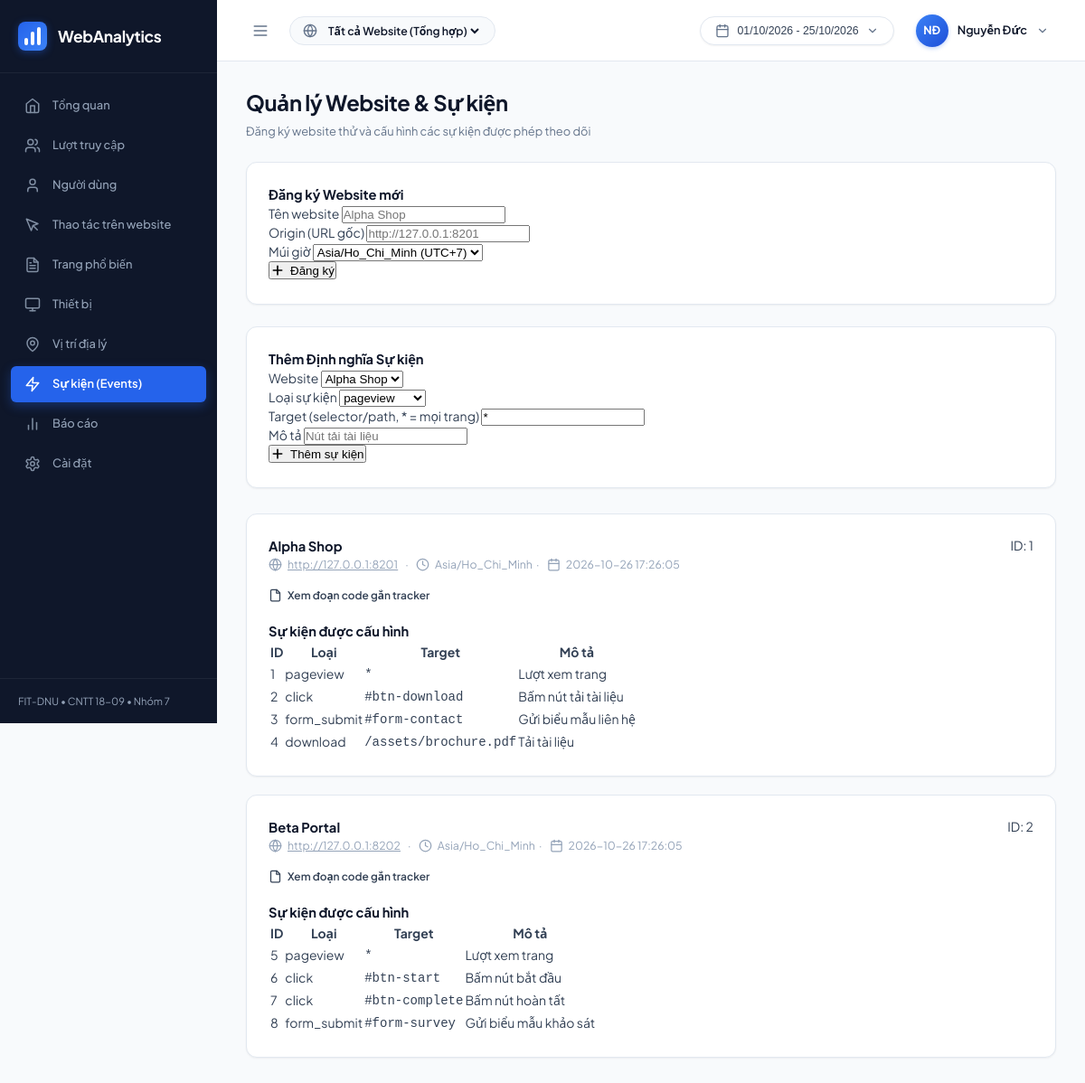
Screenshot of /public/register.php with the database file from the repository.
### tables this page shows
CREATE TABLE IF NOT EXISTS websites (
    id          INT UNSIGNED AUTO_INCREMENT PRIMARY KEY,
    name        VARCHAR(120) NOT NULL,
    origin      VARCHAR(255) NOT NULL UNIQUE,            
    api_key     CHAR(64)     NOT NULL UNIQUE,            
    timezone    VARCHAR(50)  NOT NULL DEFAULT 'Asia/Ho_Chi_Minh',
    created_at  DATETIME     NOT NULL DEFAULT (UTC_TIMESTAMP()),
    active      TINYINT(1)   NOT NULL DEFAULT 1
);

CREATE TABLE IF NOT EXISTS event_definitions (
    id          INT UNSIGNED AUTO_INCREMENT PRIMARY KEY,
    website_id  INT UNSIGNED NOT NULL REFERENCES websites(id),
    event_type  VARCHAR(60)  NOT NULL,                   
    target      VARCHAR(255) NOT NULL DEFAULT '*',       
    description VARCHAR(255) NOT NULL DEFAULT '',
    active      TINYINT(1)   NOT NULL DEFAULT 1,
    UNIQUE KEY uq_site_type_target (website_id, event_type, target)
);

### src/Database.php (called while the page is built, shortened)
<?php
if (!function_exists('dbQuery')) {
    function dbQuery(PDO $pdo, string $sql, array $params = []): PDOStatement
    {
        $stmt = $pdo->prepare($sql);
        $stmt->execute($params);
        return $stmt;
    }
}

### src/WebsiteRegistry.php (called while the page is built, shortened)
<?php
require_once __DIR__ . '/Database.php';
function listWebsites(PDO $pdo): array
{
    $sites = dbQuery($pdo,
        'SELECT id, name, origin, timezone, created_at FROM websites WHERE active=1 ORDER BY id'
    )->fetchAll();
    foreach ($sites as &$site) {
        $site['event_definitions'] = dbQuery($pdo,
            'SELECT id, event_type, target, description FROM event_definitions
             WHERE website_id=? AND active=1 ORDER BY id',
            [$site['id']]
        )->fetchAll();
    }
    return $sites;
}

### public/register.php (the view, shortened to what this page needs)
<?php
require_once __DIR__ . '/../src/Database.php';
require_once __DIR__ . '/../src/WebsiteRegistry.php';
require_once __DIR__ . '/templates/layout.php';
$sites   = [];
try {
    $pdo = db();
} catch (Throwable $e) {
    $dbError = 'Không kết nối được database. Chạy: bash lab.sh db-config';
}
if (!isset($dbError)) {
    try {
        $sites = listWebsites($pdo);
    } catch (Throwable) {}
}
renderHead('Quản lý Website & Sự kiện');
?>
<div class="app-container">
  <?php renderSidebar('events'); ?>
  <div class="main-wrapper">
    <?php renderTopbar($sites, 0); ?>
    <main class="content-body">
      <div class="page-title-section">
        <h1 class="page-title">Quản lý Website & Sự kiện</h1>
        <p class="page-subtitle">Đăng ký website thử và cấu hình các sự kiện được phép theo dõi</p>
      </div>
  <div class="grid-2" style="margin-bottom:28px">
    <div class="card fade-up">
      <div class="card-title">Đăng ký Website mới</div>
      <form method="post">
        <div class="form-group">
          <label for="reg-name">Tên website</label>
          <input id="reg-name" type="text" name="name" placeholder="Alpha Shop" required>
        </div>
        <div class="form-group">
          <label for="reg-origin">Origin (URL gốc)</label>
          <input id="reg-origin" type="url" name="origin" placeholder="http://127.0.0.1:8201" required>
        </div>
        <div class="form-group">
          <label for="reg-tz">Múi giờ</label>
          <select id="reg-tz" name="timezone">
            <option value="Asia/Ho_Chi_Minh" selected>Asia/Ho_Chi_Minh (UTC+7)</option>
          </select>
        </div>
        <button type="submit" class="btn btn-primary" style="display:inline-flex;align-items:center;gap:6px;"><?= svgIcon('plus', '', 16) ?> Đăng ký</button>
      </form>
    </div>
    <div class="card fade-up">
      <div class="card-title">Thêm Định nghĩa Sự kiện</div>
      <form method="post">
        <div class="form-group">
          <label for="def-site">Website</label>
          <select id="def-site" name="website_id">
            <?php foreach ($sites as $s): ?>
              <option value="<?= $s['id'] ?>"><?= htmlspecialchars($s['name']) ?></option>
            <?php endforeach; ?>
          </select>
        </div>
        <div class="form-group">
          <label for="def-type">Loại sự kiện</label>
          <select id="def-type" name="event_type">
            <option value="pageview">pageview</option>
          </select>
        </div>
        <div class="form-group">
          <label for="def-target">Target (selector/path, * = mọi trang)</label>
          <input id="def-target" type="text" name="target" placeholder="#btn-download" value="*">
        </div>
        <div class="form-group">
          <label for="def-desc">Mô tả</label>
          <input id="def-desc" type="text" name="description" placeholder="Nút tải tài liệu">
        </div>
        <button type="submit" class="btn btn-primary" style="display:inline-flex;align-items:center;gap:6px;"><?= svgIcon('plus', '', 16) ?> Thêm sự kiện</button>
      </form>
    </div>
  </div>
  <?php foreach ($sites as $site): ?>
  <div class="card fade-up" style="margin-bottom:20px">
    <div style="display:flex;justify-content:space-between;align-items:flex-start;flex-wrap:wrap;gap:8px">
      <div>
        <div class="card-title"><?= htmlspecialchars($site['name']) ?></div>
        <p style="color:var(--text-dim);font-size:.88rem;display:flex;align-items:center;gap:6px;flex-wrap:wrap">
          <?= svgIcon('globe', '', 15) ?> <a href="<?= htmlspecialchars($site['origin']) ?>" target="_blank" style="color:var(--accent2)">
            <?= htmlspecialchars($site['origin']) ?></a>
          &nbsp;·&nbsp; <?= svgIcon('clock', '', 15) ?> <?= htmlspecialchars($site['timezone']) ?>
          &nbsp;·&nbsp; <?= svgIcon('calendar', '', 15) ?> <?= $site['created_at'] ?>
        </p>
      </div>
      <span class="badge badge-ok">ID: <?= $site['id'] ?></span>
    </div>
    <details style="margin-top:16px">
      <summary style="cursor:pointer;font-size:.85rem;color:var(--accent);font-weight:600;display:inline-flex;align-items:center;gap:6px">
        <?= svgIcon('file', '', 15) ?> Xem đoạn code gắn tracker
      </summary>
    </details>
    <?php if (!empty($site['event_definitions'])): ?>
    <div style="margin-top:16px">
      <div class="card-title">Sự kiện được cấu hình</div>
      <div class="table-wrap">
        <table>
          <thead><tr><th>ID</th><th>Loại</th><th>Target</th><th>Mô tả</th></tr></thead>
          <tbody>
            <?php foreach ($site['event_definitions'] as $def): ?>
            <tr>
              <td><?= $def['id'] ?></td>
              <td><span class="badge badge-ok"><?= htmlspecialchars($def['event_type']) ?></span></td>
              <td><code><?= htmlspecialchars($def['target']) ?></code></td>
              <td><?= htmlspecialchars($def['description']) ?></td>
            </tr>
            <?php endforeach; ?>
          </tbody>
        </table>
      </div>
    </div>
    <?php endif; ?>
  </div>
  <?php endforeach; ?>
    </main>
  </div>
</div>
<?php renderMobileNav('events'); renderFoot(); ?>

### public/templates/layout.php (shortened to what this page needs)
<?php
require_once __DIR__ . '/icons.php';
function renderHead(string $pageTitle, string $extra = ''): void { ?>
<!DOCTYPE html>
<html lang="vi">
<head>
  <link rel="stylesheet" href="assets/css/app.css">
</head>
<body>
<?php }
function renderSidebar(string $activeTab = 'overview'): void {
  $menuItems = [
    'overview' => ['icon' => svgIcon('home', 'sidebar-svg', 18),     'label' => 'Tổng quan', 'link' => 'index.php?tab=overview'],
    'traffic'  => ['icon' => svgIcon('traffic', 'sidebar-svg', 18),  'label' => 'Lượt truy cập', 'link' => 'index.php?tab=traffic'],
    'users'    => ['icon' => svgIcon('user', 'sidebar-svg', 18),     'label' => 'Người dùng', 'link' => 'index.php?tab=users'],
    'actions'  => ['icon' => svgIcon('click', 'sidebar-svg', 18),    'label' => 'Thao tác trên website', 'link' => 'index.php?tab=actions'],
    'pages'    => ['icon' => svgIcon('pages', 'sidebar-svg', 18),    'label' => 'Trang phổ biến', 'link' => 'index.php?tab=pages'],
    'devices'  => ['icon' => svgIcon('device', 'sidebar-svg', 18),   'label' => 'Thiết bị', 'link' => 'index.php?tab=devices'],
    'geo'      => ['icon' => svgIcon('pin', 'sidebar-svg', 18),      'label' => 'Vị trí địa lý', 'link' => 'index.php?tab=geo'],
    'events'   => ['icon' => svgIcon('zap', 'sidebar-svg', 18),      'label' => 'Sự kiện (Events)', 'link' => 'register.php'],
    'reports'  => ['icon' => svgIcon('report', 'sidebar-svg', 18),   'label' => 'Báo cáo', 'link' => 'report.php'],
    'settings' => ['icon' => svgIcon('settings', 'sidebar-svg', 18), 'label' => 'Cài đặt', 'link' => 'index.php?tab=settings'],
  ];
?>
<aside class="sidebar" id="appSidebar">
  <a href="index.php" class="sidebar-brand">
    <div class="brand-icon">
      <div class="brand-bar"></div>
      <div class="brand-bar"></div>
      <div class="brand-bar"></div>
    </div>
    <span class="brand-title">WebAnalytics</span>
  </a>
  <ul class="sidebar-menu">
    <?php foreach ($menuItems as $key => $item): ?>
      <li class="sidebar-item <?= $activeTab === $key ? 'active' : '' ?>">
        <a href="<?= htmlspecialchars($item['link']) ?>">
          <span class="sidebar-icon"><?= $item['icon'] ?></span>
          <span><?= htmlspecialchars($item['label']) ?></span>
        </a>
      </li>
    <?php endforeach; ?>
  </ul>
  <div class="sidebar-footer">
    <p>FIT-DNU &bull; CNTT 18-09 &bull; Nhóm 7</p>
  </div>
</aside>
<?php }
function renderTopbar(array $sites = [], int $selectedSiteId = 0, string $dateFrom = '', string $dateTo = ''): void {
  $displayDate = '01/10/2026 - 25/10/2026';
?>
<header class="topbar">
  <div class="topbar-left">
    <button class="menu-toggle" id="menuToggleBtn" title="Thu gọn / Mở rộng menu">
      <?= svgIcon('menu', '', 20) ?>
    </button>
    <div class="website-select-pill">
      <span style="display:flex;align-items:center;color:var(--text-muted);"><?= svgIcon('globe', '', 16) ?></span>
      <select id="globalSiteSelect" onchange="window.location.href='index.php?site='+this.value">
        <option value="0" <?= $selectedSiteId === 0 ? 'selected' : '' ?>>Tất cả Website (Tổng hợp)</option>
      </select>
    </div>
  </div>
  <div class="topbar-right">
    <button class="date-range-picker" id="datePickerBtn" onclick="toggleDateModal()">
      <span style="display:flex;align-items:center;color:var(--text-muted);"><?= svgIcon('calendar', '', 16) ?></span>
      <span id="dateRangeText"><?= $displayDate ?></span>
      <span style="display:flex;align-items:center;color:var(--text-muted);"><?= svgIcon('chevron-down', '', 14) ?></span>
    </button>
    <div class="user-profile" title="Tài khoản quản trị viên">
      <div class="user-avatar">
        <span>NĐ</span>
      </div>
      <span class="user-name">Nguyễn Đức</span>
      <span style="display:flex;align-items:center;color:var(--text-muted);"><?= svgIcon('chevron-down', '', 14) ?></span>
    </div>
  </div>
</header>
<?php }
function renderMobileNav(string $activeTab = 'overview'): void { ?>
<?php }
function renderFoot(): void { ?>
</body>
</html>
<?php }

### public/templates/icons.php (shortened to what this page needs)
<?php
function svgIcon(string $name, string $class = '', int $size = 20): string {
    $c = htmlspecialchars($class);
    return match($name) {
        'home' => '<svg class="'.$c.'" width="'.$size.'" height="'.$size.'" viewBox="0 0 24 24" fill="none" stroke="currentColor" stroke-width="2" stroke-linecap="round" stroke-linejoin="round"><path d="m3 9 9-7 9 7v11a2 2 0 0 1-2 2H5a2 2 0 0 1-2-2z"/><polyline points="9 22 9 12 15 12 15 22"/></svg>',
        'traffic' => '<svg class="'.$c.'" width="'.$size.'" height="'.$size.'" viewBox="0 0 24 24" fill="none" stroke="currentColor" stroke-width="2" stroke-linecap="round" stroke-linejoin="round"><path d="M16 21v-2a4 4 0 0 0-4-4H6a4 4 0 0 0-4 4v2"/><circle cx="9" cy="7" r="4"/><path d="M22 21v-2a4 4 0 0 0-3-3.87"/><path d="M16 3.13a4 4 0 0 1 0 7.75"/></svg>',
        'user' => '<svg class="'.$c.'" width="'.$size.'" height="'.$size.'" viewBox="0 0 24 24" fill="none" stroke="currentColor" stroke-width="2" stroke-linecap="round" stroke-linejoin="round"><path d="M19 21v-2a4 4 0 0 0-4-4H9a4 4 0 0 0-4 4v2"/><circle cx="12" cy="7" r="4"/></svg>',
        'click' => '<svg class="'.$c.'" width="'.$size.'" height="'.$size.'" viewBox="0 0 24 24" fill="none" stroke="currentColor" stroke-width="2" stroke-linecap="round" stroke-linejoin="round"><path d="m3 3 7.07 16.97 2.51-7.39 7.39-2.51L3 3z"/><path d="m13 13 6 6"/></svg>',
        'pages' => '<svg class="'.$c.'" width="'.$size.'" height="'.$size.'" viewBox="0 0 24 24" fill="none" stroke="currentColor" stroke-width="2" stroke-linecap="round" stroke-linejoin="round"><path d="M14 2H6a2 2 0 0 0-2 2',
        '' => ''.$c.''.$size.''.$size.'',
        '' => ''.$c.''.$size.''.$size.'',
        '' => ''.$c.''.$size.''.$size.'',
        '' => ''.$c.''.$size.''.$size.'',
        '' => ''.$c.''.$size.''.$size.'',
        '' => ''.$c.''.$size.''.$size.'',
        '' => ''.$c.''.$size.''.$size.'',
        '' => ''.$c.''.$size.''.$size.'',
        '' => ''.$c.''.$size.''.$size.'',
        '' => ''.$c.''.$size.''.$size.'',
        '' => ''.$c.''.$size.''.$size.'',
        '' => ''.$c.''.$size.''.$size.'',
        '' => ''.$c.''.$size.''.$size.'',
        '' => ''.$c.''.$size.''.$size.'',
        '' => ''.$c.''.$size.''.$size.'',
        '' => ''.$c.''.$size.''.$size.'',
        '' => ''.$c.''.$size.''.$size.'',
        '' => ''.$c.''.$size.''.$size.'',
        '' => ''.$c.''.$size.''.$size.'',
        '' => ''.$c.''.$size.''.$size.'',
        '' => ''.$c.''.$size.''.$size.'',
        '' => ''.$c.''.$size.''.$size.'',
        'check' => '<svg class="'.$c.'" width="'.$size.'" height="'.$size.'" viewBox="0 0 24 24" fill="none" stroke="currentColor" stroke-width="2.5" stroke-linecap="round" stroke-linejoin="round"><polyline points="20 6 9 17 4 12"/></svg>',
        '' => ''.$c.''.$size.''.$size.'',
        default => ''
    };
}

### rows the page displays
websites: name "Alpha Shop", origin "http://127.0.0.1:8201", timezone "Asia/Ho_Chi_Minh", created_at "2026-10-26 17:26:05", id "1"
event_definitions: id "1", event_type "pageview", target "*", description "Lượt xem trang"
event_definitions: id "2", event_type "click", target "#btn-download", description "Bấm nút tải tài liệu"
event_definitions: id "3", event_type "form_submit", target "#form-contact", description "Gửi biểu mẫu liên hệ"
event_definitions: id "4", event_type "download", target "/assets/brochure.pdf", description "Tải tài liệu"
websites: name "Beta Portal", origin "http://127.0.0.1:8202", timezone "Asia/Ho_Chi_Minh", created_at "2026-10-26 17:26:05", id "2"
event_definitions: id "5", event_type "pageview", target "*", description "Lượt xem trang"
event_definitions: id "6", event_type "click", target "#btn-start", description "Bấm nút bắt đầu"
event_definitions: id "7", event_type "click", target "#btn-complete", description "Bấm nút hoàn tất"
event_definitions: id "8", event_type "form_submit", target "#form-survey", description "Gửi biểu mẫu khảo sát"

### other values shown
$item['label'] "Tổng quan"
$item['label'] "Lượt truy cập"
$item['label'] "Người dùng"
$item['label'] "Thao tác trên website"
$item['label'] "Trang phổ biến"
$item['label'] "Thiết bị"
$item['label'] "Vị trí địa lý"
$item['label'] "Sự kiện (Events)"
$item['label'] "Báo cáo"
$item['label'] "Cài đặt"
$displayDate "01/10/2026 - 25/10/2026"
form field website_id "Alpha Shop"
